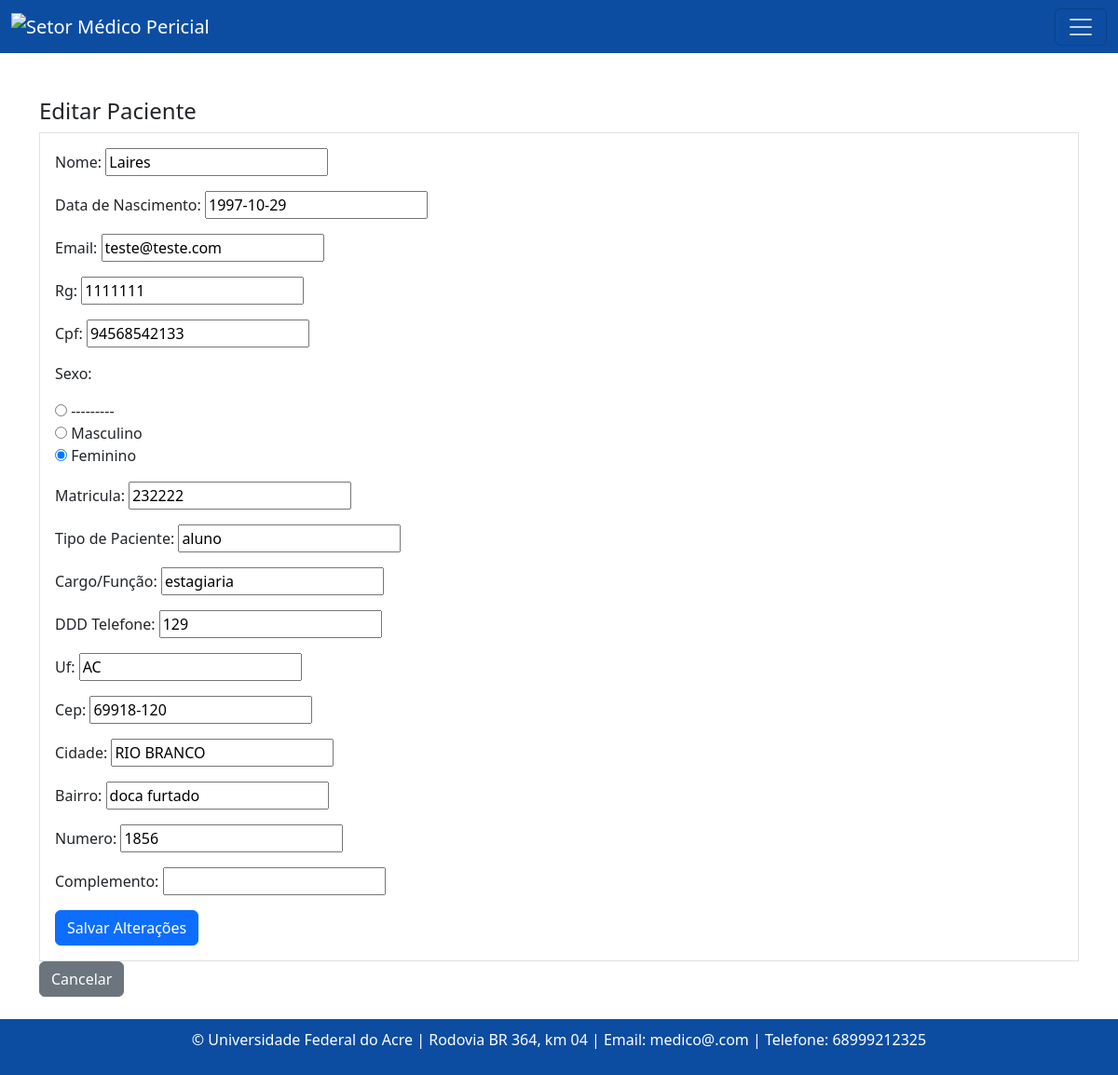
The page /paciente/2/editar/ on the database as committed earlier.
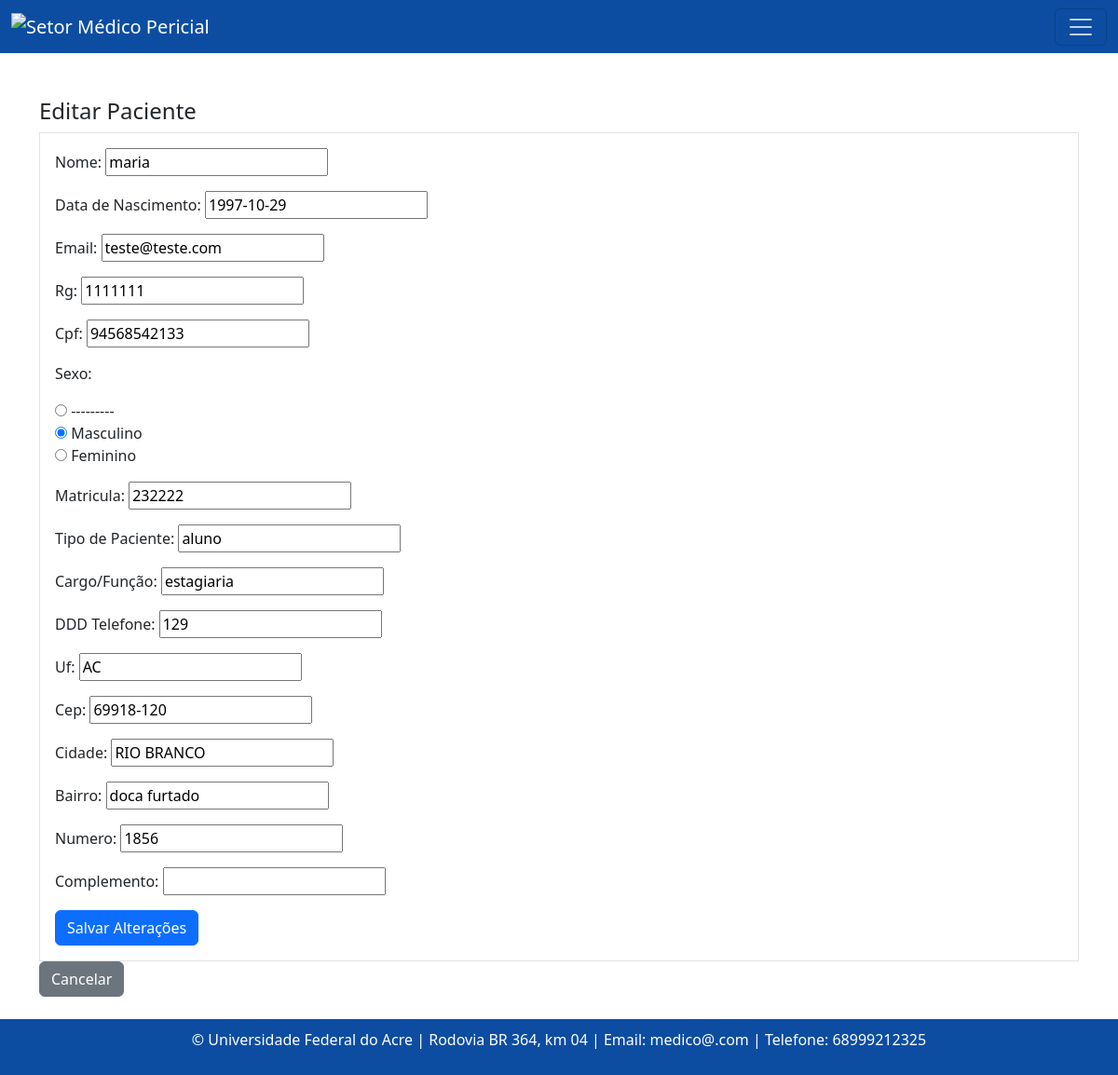
The same page on the database as committed later.
### consulta/models.py (models this page shows, shortened)
class Paciente(models.Model):
    nome = models.CharField(max_length=100)
    data_nascimento = models.DateField()
    email = models.EmailField()
    rg = models.CharField(max_length=20)
    cpf = models.CharField(max_length=14)
    sexo = models.CharField(max_length=1, choices=[('M', 'Masculino'), ('F', 'Feminino')])
    matricula = models.CharField(max_length=20)
    tipo_paciente = models.CharField(max_length=20)
    cargo_funcao = models.CharField(max_length=50, default='')
    cep = models.CharField(max_length=9)
    cidade = models.CharField(max_length=50)
    bairro = models.CharField(max_length=50, default='')
    uf = models.CharField(max_length=2)
    numero = models.CharField(max_length=10)
    ddd_telefone = models.CharField(max_length=3)
    complemento = models.CharField(max_length=100, blank=True, null=True, default='')  # Adicionando o valor padrão aqui

### consulta/views.py (the view)
# urls.py: path('paciente/<int:pk>/editar/', paciente_editar, name='pacienteEditar'),
def paciente_editar(request, pk):
        paciente = get_object_or_404(Paciente, pk=pk)
        if request.method == 'POST':
            form = PacienteUpdateForm(request.POST, instance=paciente)
            if form.is_valid():
                form.save()
                return redirect('pacienteListagem')
        else:
            form = PacienteUpdateForm(instance=paciente)
        return render(request, 'consultas/editar_paciente.html', {'form': form, 'paciente': paciente})

### consulta/forms.py
class PacienteUpdateForm(forms.ModelForm):
    class Meta:
        model = Paciente
        fields = ['nome', 'data_nascimento', 'email', 'rg', 'cpf', 'sexo', 'matricula', 'tipo_paciente', 'cargo_funcao', 'ddd_telefone', 'uf', 'cep', 'cidade', 'bairro', 'numero', 'complemento']
        labels = {
            'data_nascimento': 'Data de Nascimento',
            'tipo_paciente': 'Tipo de Paciente',
            'cargo_funcao': 'Cargo/Função',
            'ddd_telefone': 'DDD Telefone',
        }
        widgets = {
            'sexo': forms.RadioSelect(choices=[('M', 'Masculino'), ('F', 'Feminino')]),
        }

### templates/consultas/editar_paciente.html (shortened to what this page needs)
{% extends "base.html" %}
{% block content %}
  <h4>Editar Paciente</h4>
  <form action="{% url 'pacienteEditar' paciente.id %}" method="POST" class="border p-3">
    {{ form.as_p }}
    <button type="submit" class="btn btn-primary">Salvar Alterações</button>
  </form>
  <a href="{% url 'pacienteListagem' %}" class="btn btn-secondary">Cancelar</a>
{% endblock %}

Rows that differ between the two databases and show on the page:
changed Paciente "teste@teste.com": nome "Laires" → "maria"; sexo "☐ --------- ☐ Masculino ☑ Feminino" → "☐ --------- ☑ Masculino ☐ Feminino"
